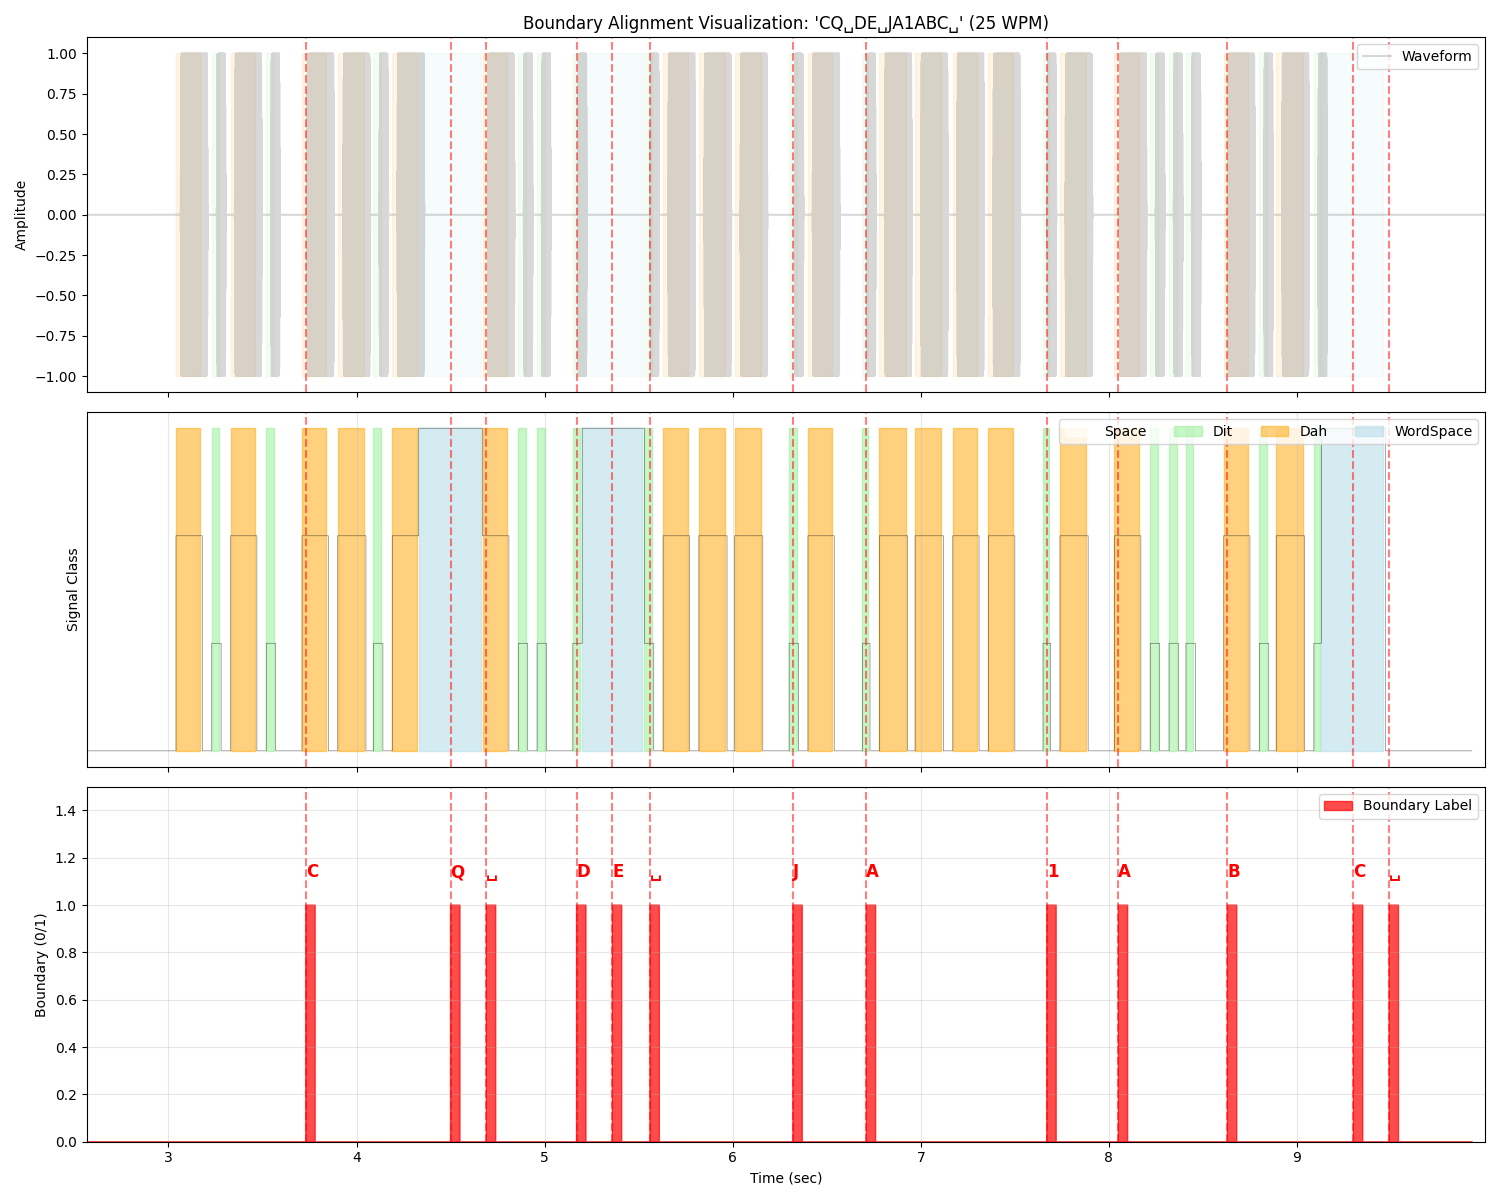

Generate this figure with Python:
"""
Visualize Boundary Alignment.
This script generates a synthetic CW signal and plots the waveform, 
signal class labels, and boundary labels to verify the alignment, 
especially for space characters.

Usage:
    python3 diagnostics/visualize_boundary_alignment.py
"""

import os
import sys
import matplotlib.pyplot as plt
import numpy as np
import torch

# Add parent directory to path to import local modules
sys.path.append(os.path.dirname(os.path.dirname(os.path.abspath(__file__))))

import config
from data_gen import generate_sample

def main():
    # Parameters
    text = "CQ DE JA1ABC" # Will be "CQ DE JA1ABC " internally
    wpm = 25
    snr = 100 # Clean signal for clear visualization
    
    print(f"Generating sample for text: '{text}' at {wpm} WPM...")
    waveform, label, signal_labels, boundary_labels = generate_sample(text, wpm=wpm, snr_2500=snr)
    
    # Convert to numpy for plotting
    wf = waveform.numpy()
    sig = signal_labels.numpy()
    bound = boundary_labels.numpy()
    
    # Time axes
    time_wf = np.arange(len(wf)) / config.SAMPLE_RATE
    time_frames = np.arange(len(sig)) * config.HOP_LENGTH / config.SAMPLE_RATE
    
    # Plotting
    fig, axes = plt.subplots(3, 1, figsize=(15, 12), sharex=True)
    
    # Replace space with visual symbol for title and labels
    visual_label = label.replace(' ', '␣')
    
    # 1. Waveform
    axes[0].plot(time_wf, wf, color='gray', alpha=0.3, label='Waveform')
    axes[0].set_title(f"Boundary Alignment Visualization: '{visual_label}' ({wpm} WPM)")
    axes[0].set_ylabel("Amplitude")
    axes[0].legend(loc='upper right')
    
    # 2. Signal Labels (Classes) with color coding
    # 0: BG, 1: Dit, 2: Dah, 3: Inter-word space
    colors = {
        0: 'white',      # Background
        1: 'lightgreen', # Dit
        2: 'orange',     # Dah
        3: 'lightblue'   # Inter-word space
    }
    class_names = {0: 'Space', 1: 'Dit', 2: 'Dah', 3: 'WordSpace'}
    
    for class_id, color in colors.items():
        mask = (sig == class_id)
        if np.any(mask):
            # Use fill_between for colored background
            axes[1].fill_between(time_frames, 0, 1, where=mask, color=color, alpha=0.5, label=class_names[class_id], step='post')
            axes[0].fill_between(time_frames, -1, 1, where=mask, color=color, alpha=0.1, step='post')

    axes[1].step(time_frames, sig / 3.0, where='post', color='black', linewidth=0.5, alpha=0.5)
    axes[1].set_ylabel("Signal Class")
    axes[1].set_yticks([])
    axes[1].grid(True, alpha=0.3)
    axes[1].legend(loc='upper right', ncol=4)
    
    # 3. Boundary Labels
    axes[2].fill_between(time_frames, 0, bound, color='red', alpha=0.7, label='Boundary Label', step='post')
    axes[2].set_ylabel("Boundary (0/1)")
    axes[2].set_xlabel("Time (sec)")
    axes[2].set_ylim(0, 1.5) # Extra space for text
    axes[2].grid(True, alpha=0.3)
    axes[2].legend(loc='upper right')
    
    # Identify characters for each boundary
    # We know the characters are tokens. Space is also a token.
    # Tokens for "CQ DE JA1ABC "
    from data_gen import MorseGenerator
    gen = MorseGenerator()
    tokens = gen.text_to_morse_tokens(label)
    
    # Highlight boundary points and add character labels
    # 境界ラベルが 0 -> 1 に変化する箇所（5フレームの塊の開始）を特定
    diff = np.diff(bound, prepend=0)
    boundary_starts = np.where(diff > 0)[0]
    
    print(f"Tokens: {tokens}")
    print(f"Found {len(boundary_starts)} boundary spikes. Tokens count: {len(tokens)}")
    
    for i, idx in enumerate(boundary_starts):
        t = time_frames[idx]
        axes[0].axvline(x=t, color='red', linestyle='--', alpha=0.5)
        axes[1].axvline(x=t, color='red', linestyle='--', alpha=0.5)
        axes[2].axvline(x=t, color='red', linestyle='--', alpha=0.5)
        
        if i < len(tokens):
            char = tokens[i]
            if char == ' ': char = '␣'
            # Add text label above the spike
            axes[2].text(t, 1.1, char, color='red', fontweight='bold', ha='left', va='bottom', fontsize=12)
    
    # Zoom in on the signal part
    # Find start and end of signal (including spaces)
    non_zero_wf = np.where(np.abs(wf) > 0.01)[0]
    if len(non_zero_wf) > 0:
        start_t = max(0, time_wf[non_zero_wf[0]] - 0.5)
        end_t = min(time_wf[-1], time_wf[non_zero_wf[-1]] + 1.0)
        plt.xlim(start_t, end_t)
    
    # Output file name: basename + .png
    script_name = os.path.basename(__file__)
    output_path = f"diagnostics/{os.path.splitext(script_name)[0]}.png"
    plt.tight_layout()
    plt.savefig(output_path)
    print(f"Visualization saved to {output_path}")

if __name__ == "__main__":
    main()